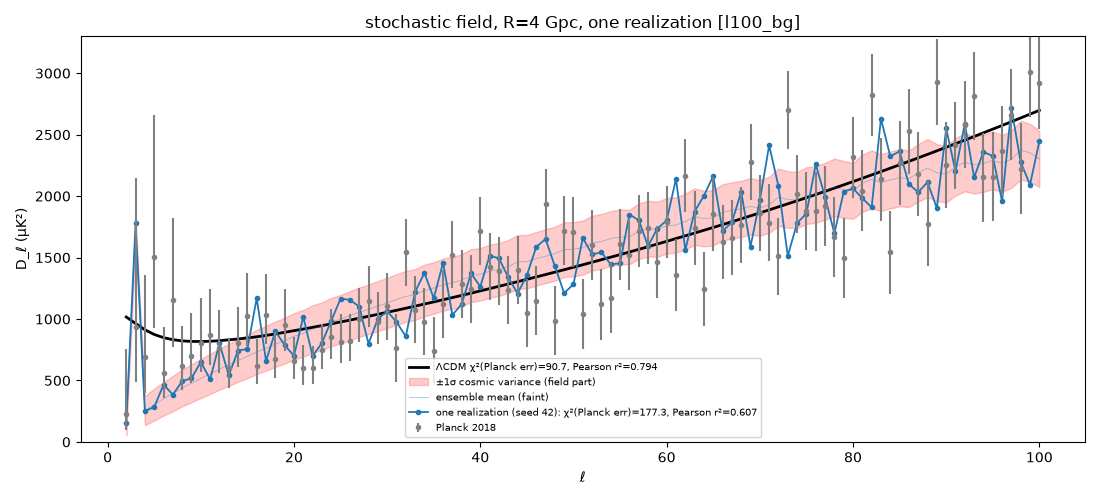

Write Python code to recreate this figure.
# AUTO-WRAP generator for a_cl_l100_bg_real.png
"""a_cl_l100_bg_real.png -- generating script (placed beside the PNG per the every-PNG-has-its-.py rule).

Provenance: byte-identical to run9/stochfield/a_cl_l100_bg_real.png, written by stochfield/real_figs.py
Embedded source: /workspace/coepdf/run_out/run9/stochfield/real_figs.py  (verbatim below, unmodified)
Run:  python3 a_cl_l100_bg_real.py   -> writes a_cl_l100_bg_real_regen.png beside this file (the original PNG is never overwritten).
The embedded code runs with cwd = /workspace/coepdf/run_out/run9/stochfield so its input files resolve; any other files it
tries to write are diverted to a scratch dir.
"""
import os, sys, builtins, tempfile
HERE = os.path.dirname(os.path.abspath(__file__))
OUT = os.path.join(HERE, 'a_cl_l100_bg_real' + '_regen.png')
SRC_CWD = '/workspace/coepdf/run_out/run9/stochfield'
MATCH = ['a_cl_l100_bg_real.png']       # basename(s) the source saves this figure under
SCRATCH = tempfile.mkdtemp(prefix='regen_a_cl_l100_bg_real_')
import matplotlib; matplotlib.use('Agg')
import matplotlib.figure as _mf
_orig_open = builtins.open
def _divert(p):
    p = os.fspath(p)
    if os.path.abspath(p) == OUT: return p
    return os.path.join(SCRATCH, os.path.basename(p))
def _open(file, mode='r', *a, **k):
    if isinstance(file, (str, bytes, os.PathLike)) and any(c in mode for c in 'wax+'):
        file = _divert(file)
    return _orig_open(file, mode, *a, **k)
builtins.open = _open
_orig_save = _mf.Figure.savefig
def _savefig(self, fname, *a, **k):
    if isinstance(fname, (str, os.PathLike)):
        b = os.path.basename(os.fspath(fname))
        fname = OUT if b in MATCH else os.path.join(SCRATCH, b)
    return _orig_save(self, fname, *a, **k)
_mf.Figure.savefig = _savefig
try:
    from PIL import Image as _I
    _ois = _I.Image.save
    def _isave(self, fp, *a, **k):
        if isinstance(fp, (str, os.PathLike)):
            b = os.path.basename(os.fspath(fp)); fp = OUT if (b in MATCH or os.path.abspath(os.fspath(fp)) == OUT) else os.path.join(SCRATCH, b)
        return _ois(self, fp, *a, **k)
    _I.Image.save = _isave
except Exception: pass
os.chdir(SRC_CWD); sys.path.insert(0, SRC_CWD)
sys.argv = ['/workspace/coepdf/run_out/run9/stochfield/real_figs.py'] + []

SOURCE = '# One random sky per model (fixed seed 42): D_real = D_bg + D_field * chi2_{2l+1}/(2l+1); background is deterministic (no scatter).\nimport json,numpy as np,matplotlib;matplotlib.use(\'Agg\');import matplotlib.pyplot as plt\nimport acoustic_fit as A\nfrom acoustic_model import Dfield,Dfix,LMAX\nfrom fwd import Fwd\ndef real(Df,l,seed=42):return Df*np.random.default_rng(seed).chisquare(2*l+1)/(2*l+1)\nJ=json.load(open(\'acoustic_fit.json\'));Lt=A.Lt;Pf=A.Pf;Pb=A.Pb;ll=np.arange(LMAX+1)\nfor nm in (\'free_W\',\'fixed_shell\'):\n    S=J[nm];E=S[\'best\'];p=E[\'p\'];Df=Dfield(p)*np.array(S[\'corr\']);Dm=Df+Dfix;Dr=Dfix+real(Df,np.maximum(ll,1))\n    st={k:A.stats(Dr,Df,*r) for k,r in dict(l2_30=(2,30),l2_2500=(2,2500)).items()};S[\'realization_seed42\']=st\n    fig,ax=plt.subplots(2,1,figsize=(12,10))\n    for a,(l0,l1),key in zip(ax,((2,30),(2,LMAX)),(\'l2_30\',\'l2_2500\')):\n        m=(ll>=l0)&(ll<=l1);a.plot(ll[m],Lt[m],\'k-\',lw=1.8,label=f\'ΛCDM  χ²(Planck err)={J["lcdm"][key]["chi2_planck"]:.1f}, Pearson r²={J["lcdm"][key]["r2"]:.3f}\')\n        cv=np.sqrt(2/(2*np.maximum(ll,1)+1))*Df;a.fill_between(ll[m],(Dm-cv)[m],(Dm+cv)[m],color=\'r\',alpha=.2,label=\'±1σ cosmic variance (field part)\')\n        a.plot(ll[m],Dm[m],\'r-\',lw=.7,alpha=.35,label=\'CoE ensemble mean (faint)\')\n        a.plot(ll[m],Dr[m],\'r-\',lw=1.0 if l1>30 else 1.6,marker=\'\' if l1>30 else \'o\',ms=3,label=f\'CoE one realization (seed 42, {nm})  χ²(Planck err)={st[key]["chi2_planck"]:.1f}, Pearson r²={st[key]["r2"]:.3f}\')\n        mm=(Pf[:,0]>=l0)&(Pf[:,0]<=l1)\n        if l1==30:a.errorbar(Pf[mm,0],Pf[mm,1],yerr=[Pf[mm,2],Pf[mm,3]],fmt=\'o\',color=\'grey\',ms=4,label=\'Planck 2018\');a.set_ylim(0,2500)\n        else:a.plot(Pf[mm,0],Pf[mm,1],\'.\',color=\'grey\',ms=1.5,alpha=.5,label=\'Planck 2018 (unbinned)\');a.set_xscale(\'log\');a.set_ylim(0,7000)\n        a.set_xlabel(\'ℓ\');a.set_ylabel(\'D_ℓ (μK²)\');a.legend(loc=\'lower center\' if l1==30 else \'upper left\',fontsize=7,framealpha=.85)\n    ax[0].set_title(f\'acoustic-feature stochastic field, R=4 Gpc, {nm}: one realization\');fig.tight_layout();fig.savefig(f\'acoustic_cl_{nm}_real.png\',dpi=100);plt.close()\n    print(nm,st)\njson.dump(J,open(\'acoustic_fit.json\',\'w\'),indent=1)\n# stage A (l<=30 / l<=100) panels with a realization\nfor tag in (\'l30_bg\',\'l30_nobg\',\'l100_bg\',\'l100_nobg\'):\n    R=json.load(open(f\'fit_{tag}.json\'));C=json.load(open(f\'chosen_{tag}.json\'));P_=np.array(R[\'planck\']);l=P_[:,0].astype(int);F=Fwd(lmax=int(R[\'LMAX\']))\n    Df=F.Dl(C[\'p\']);Dfx=np.array(R[\'Dfix\']);Dm=Df+Dfx;Dr=Dfx+real(Df,l)\n    e=np.where(Dr>P_[:,1],P_[:,3],P_[:,2]);c2=float(np.sum((Dr-P_[:,1])**2/e**2));r2=float(np.corrcoef(Dr,P_[:,1])[0,1]**2)\n    fig,ax=plt.subplots(figsize=(11,5));ax.plot(l,R[\'lcdmD\'],\'k-\',lw=2,label=f\'ΛCDM χ²(Planck err)={R["lcdm"]["chi2_planck"]:.1f}, Pearson r²={R["lcdm"]["r2"]:.3f}\')\n    cv=np.sqrt(2/(2*l+1))*Df;ax.fill_between(l,Dm-cv,Dm+cv,color=\'r\',alpha=.2,label=\'±1σ cosmic variance (field part)\')\n    ax.plot(l,Dm,\'C0-\',lw=.7,alpha=.35,label=\'ensemble mean (faint)\');ax.plot(l,Dr,\'C0-o\',ms=3,lw=1.3,label=f\'one realization (seed 42): χ²(Planck err)={c2:.1f}, Pearson r²={r2:.3f}\')\n    ax.errorbar(l,P_[:,1],yerr=[P_[:,2],P_[:,3]],fmt=\'o\',color=\'grey\',ms=3,label=\'Planck 2018\');ax.set_ylim(0,2500 if R[\'LMAX\']<=30 else 3300)\n    ax.set_xlabel(\'ℓ\');ax.set_ylabel(\'D_ℓ (μK²)\');ax.set_title(f\'stochastic field, R=4 Gpc, one realization [{tag}]\');ax.legend(loc=\'lower center\',fontsize=7,framealpha=.85);fig.tight_layout();fig.savefig(f\'a_cl_{tag}_real.png\',dpi=100);plt.close()\n    print(tag,\'real chi2\',round(c2,1),\'r2\',round(r2,3))\n'
exec(compile(SOURCE, '/workspace/coepdf/run_out/run9/stochfield/real_figs.py', 'exec'), {'__name__': '__main__', '__file__': '/workspace/coepdf/run_out/run9/stochfield/real_figs.py'})
print('wrote', OUT if os.path.exists(OUT) else '(no matching figure produced)')
